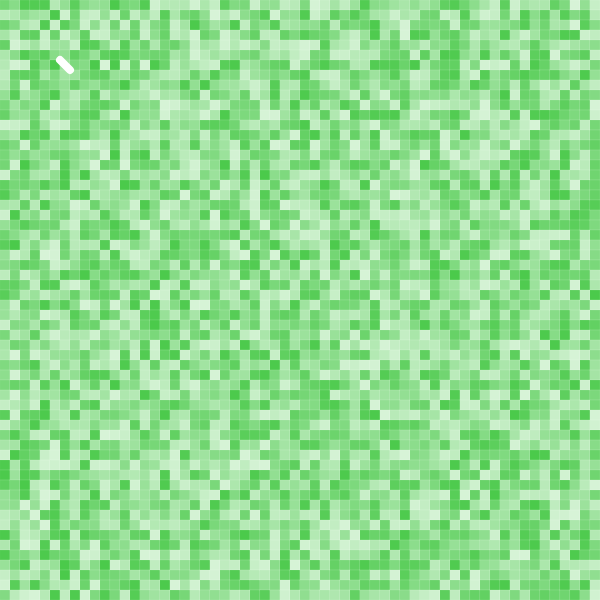
Frame 1 (no input)
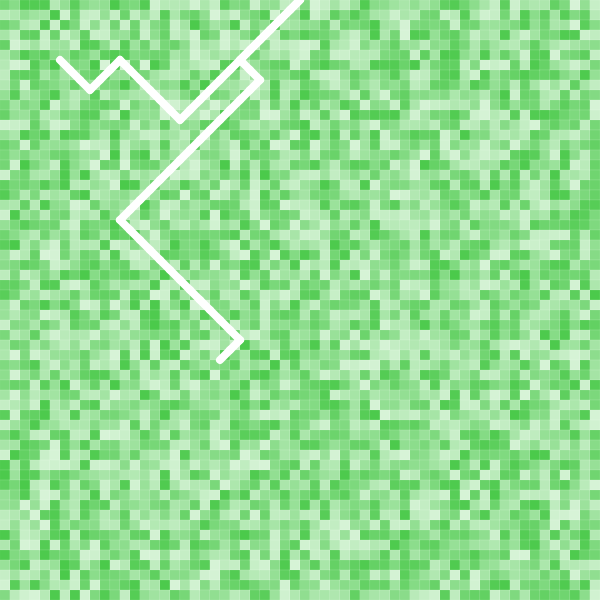
Frame 60 (no input)
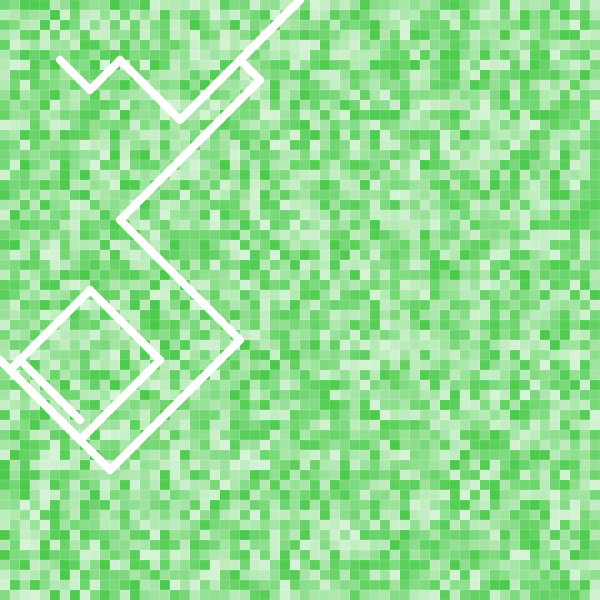
Frame 120 (the mouse pressed at the canvas centre since frame 60)

The p5.js sketch that drew these frames (run headless with seeded random() and noise() and a simulated clock; from frame 60 on, the mouse is pressed at the canvas centre):

// p5.js sketch
// ── sketch.js
let angle, x, y, step_size, current_color

screen_width = 600
screen_height = 600


function mouse_click(e) {
  if (isLooping()) noLoop()
  else {
    loop()
  }
}

function setup() {
  
  angle = QUARTER_PI
  
  n_splits = 60
  box_size = screen_height / n_splits
  step_size = box_size * sqrt(2)
  
  console.log(box_size)

  cnv = createCanvas(screen_width, screen_height);
  cnv.mousePressed(mouse_click)

  x = 0
  y = 0
  
  strokeWeight(0.1)
  stroke(255)
  
  while (x < n_splits) {
    y=0
    while (y < n_splits) {
        
      fill(0, 180, 0, random(40, 180))
      rect(x*box_size, y*box_size, box_size, box_size)
      y = y+1
    }
    x = x+1
  }
  
  
  stroke(255)
  strokeWeight(8)
}


function draw() {
  
  
  // fill(255,255,255, 1)
  // rect(0, 0, screen_width, screen_height)
  
  if(random(100) > 90) {
    
//     do {
//     current_color[0] = current_color[0] + randomGaussian(0, 30)
//     current_color[1] = current_color[1] + randomGaussian(0, 30)
//     current_color[2] = current_color[2] + randomGaussian(0, 30)
    
//     total_color = current_color[0]+current_color[1]+current_color[2]
    
//     } while ((total_color < 200) || (total_color > 600))
    
    // stroke(random(256), random(256), random(256))
      
    angle = angle +( random([-1, 1]) * (HALF_PI))
      
  }
  
  next_x = x + sin(angle) * step_size
  next_y = y + cos(angle) * step_size 
  
  while (
    (next_x < 0) || 
    (next_x > screen_width) || 
    (next_y > screen_height) || 
    (next_y < 0) 
  ) {
    angle = angle + PI
    
    next_x = x + sin(angle) * step_size
    next_y = y + cos(angle) * step_size 
  }
  
  
  
  line(x, y, next_x, next_y)
  
  x = next_x
  y = next_y
  
}
